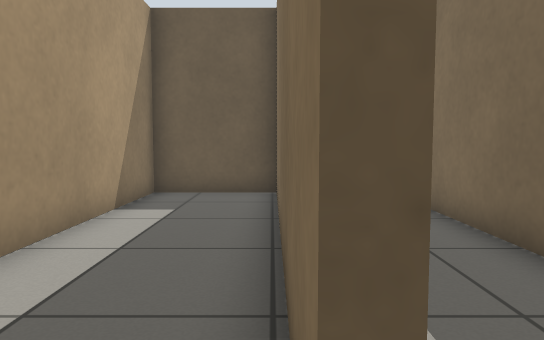
[1] (above)

16 first-person views from a walk through a robot-simulator world made for Gazebo. The camera is 0.69 m above the floor, tilts 4° down and sees 70° across. The floor is counted in squares, 0.5 m on a side. Each view is taken from the middle of a square. On the plan, view 1 faces up. The plan holds only what a view shows up to about 16 squares ahead; the rest is blank.

[2]
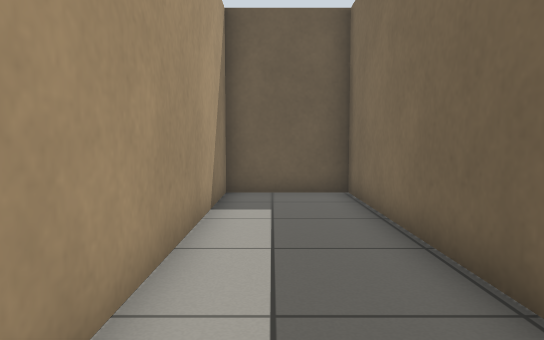

[3]
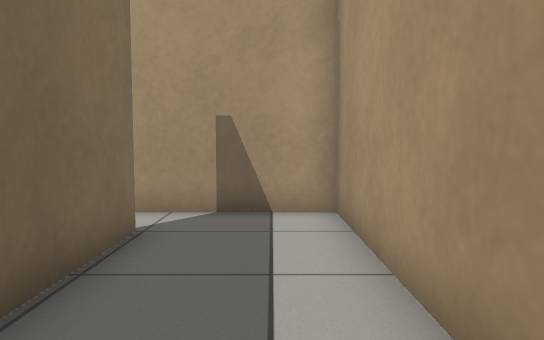

[4]
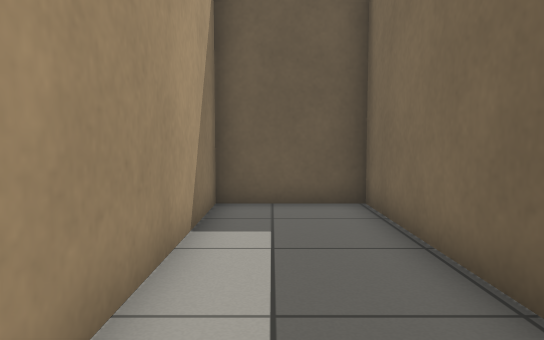

[5]
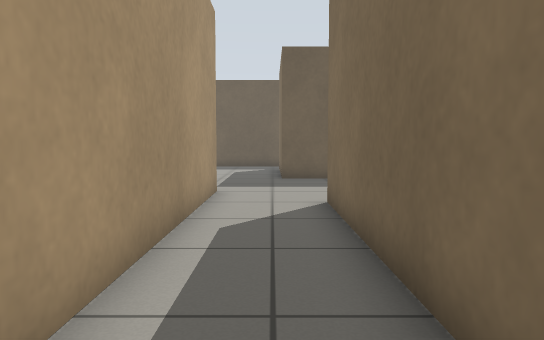

[6]
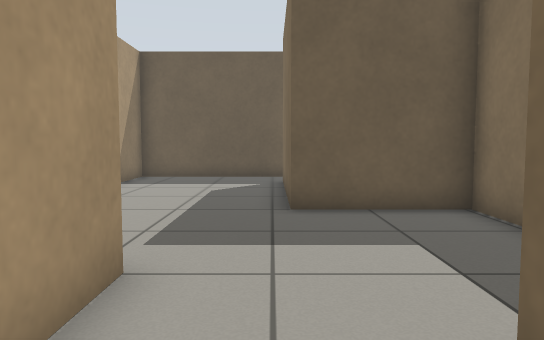

[7]
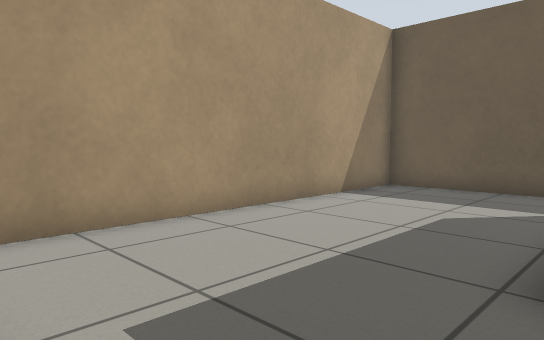

[8]
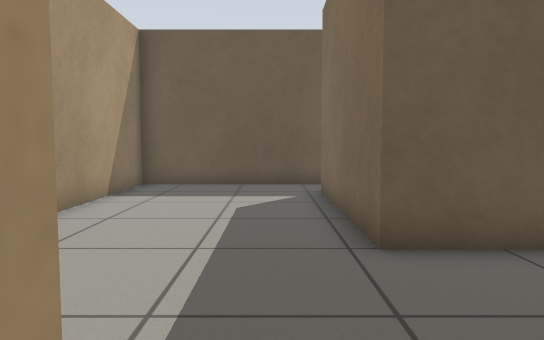

[9]
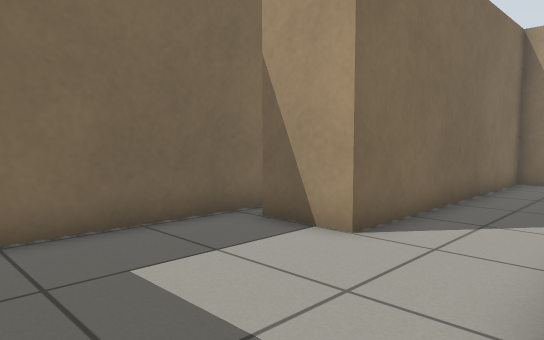

[10]
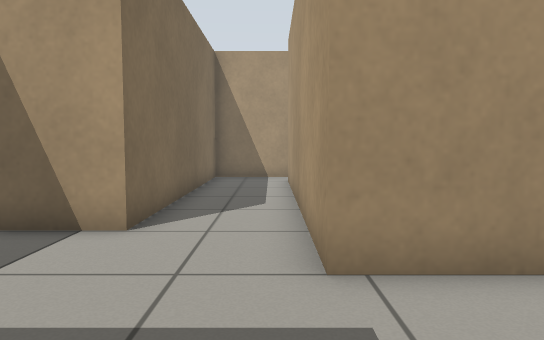

[11]
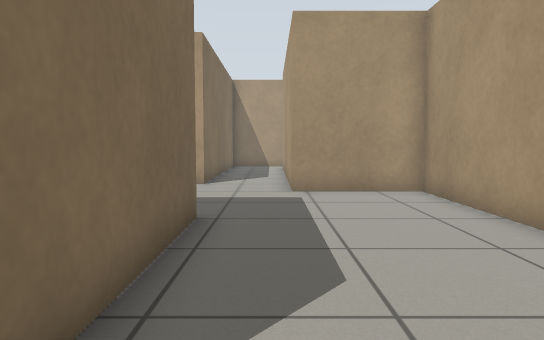

[12]
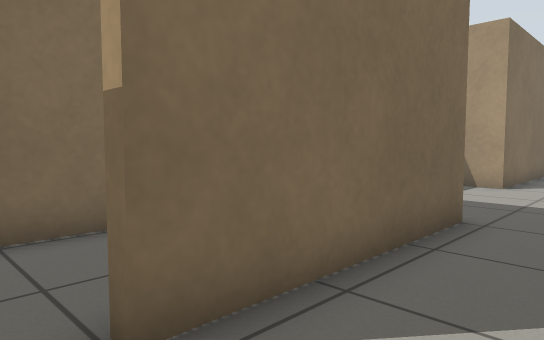

[13]
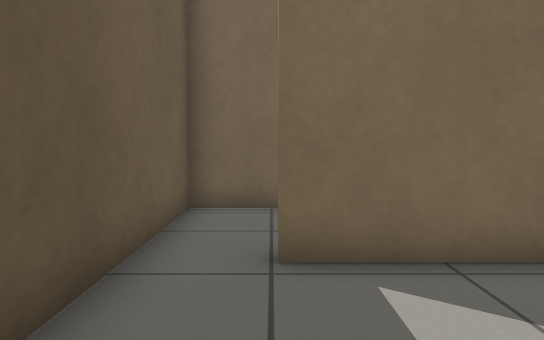

[14]
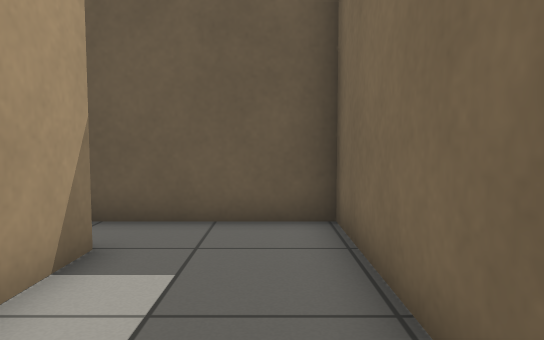

[15]
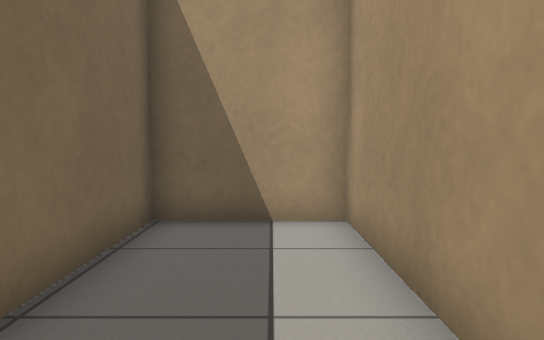

[16]
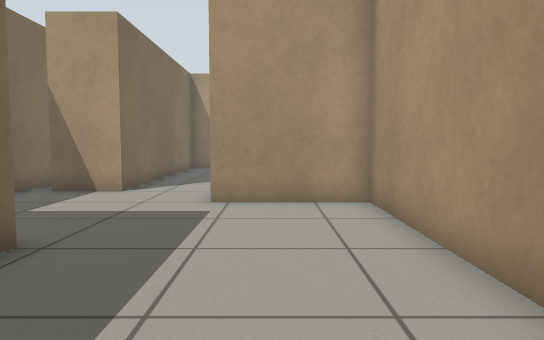

### Floor plan
Points are (right, up) in squares from view 1. A wall is a line through its corners. A room is listed if a view was taken in it or the views show most of it. See-through windows are left out.
Room 1 (views 1, 2, 3, 4)
walls: (0.1, 1) (0.1, 10.7) (-3.3, 10.7) (-3.3, -0.7) (0.6, -0.7)
ways out: opening at (0, 0.5) to room 2
Room 2 (views 5, 6, 7, 8)
walls: (0.4, 11) (0.4, 1.1); (6.1, 8) (6.1, 14.9) (2.4, 14.9); (0.6, -0.7) (3.3, -0.7) (3.3, 9) (5.4, 9)
ways out: opening at (0, 0.5) to room 1; opening at (0.7, 13) to room 3
Room 3 (views 9, 10, 11, 12, 13, 16)
walls: (2.4, 14.9) (2.4, 21); (2.4, 22.7) (-3.3, 22.7) (-3.3, 11) (0.4, 11)
ways out: opening at (0.7, 13) to room 2; opening at (2, 21.5) to room 4
Room 4 (views 14, 15)
walls: (2.7, 21) (2.7, 15.2) (6.1, 15.2) (6.1, 22.7) (2.4, 22.7)
ways out: opening at (2, 21.5) to room 3

Positions as (right, up) in squares from view 1, and headings:
1: (0, 0), facing up
2: (-2, 0), facing up
3: (-2, 7), facing down
4: (-2, 2), facing up
5: (2, 0), facing up
6: (2, 7), facing up
7: (3, 11), facing up-left
8: (1, 10), facing up
9: (0, 14), facing down-right
10: (1, 15), facing down
11: (1, 22), facing down
12: (0, 22), facing down-right
13: (-2, 21), facing right
14: (5, 16), facing up
15: (4, 22), facing down
16: (-1, 20), facing down
